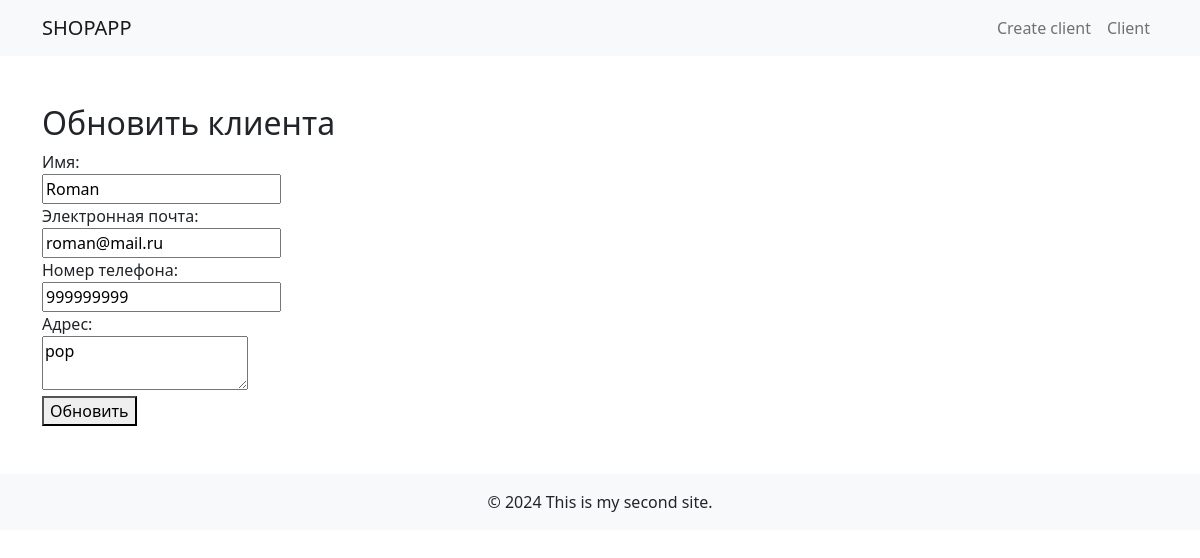
/clients/1/update/, run on the app's committed database.
### shopapp/models.py (models this page shows, shortened)
class Client(models.Model):
    name = models.CharField(max_length=100)
    email = models.EmailField()
    phone_number = models.CharField(max_length=15)
    address = models.CharField(max_length=200)
    registration_date = models.DateField(auto_now_add=True)

### shopapp/views.py (the view)
# urls.py: path('clients/<int:client_id>/update/', views.update_client_view, name='update_client'),
def update_client_view(request, client_id):
    client = Client.objects.get(id=client_id)
    if request.method == 'POST':
        form = ClientForm(request.POST, instance=client)
        if form.is_valid():
            form.save()
            return redirect('all_clients')
    else:
        form = ClientForm(instance=client)
    return render(request, 'shopapp/update_client.html', {'form': form, 'client': client})

### shopapp/forms.py
class ClientForm(forms.ModelForm):
    class Meta:
        model = Client
        fields = ['name', 'email', 'phone_number', 'address']

### shopapp/templates/shopapp/update_client.html (shortened to what this page needs)
{% extends 'shopapp/base.html' %}
{% block content %}
<h2>Обновить клиента</h2>
<form method="post">
    <label for="name">Имя:</label><br>
    <input type="text" id="name" name="name" value="{{ client.name }}"><br>
    <label for="email">Электронная почта:</label><br>
    <input type="email" id="email" name="email" value="{{ client.email }}"><br>
    <label for="phone_number">Номер телефона:</label><br>
    <input type="text" id="phone_number" name="phone_number" value="{{ client.phone_number }}"><br>
    <label for="address">Адрес:</label><br>
    <textarea id="address" name="address">{{ client.address }}</textarea><br>
    <button type="submit">Обновить</button>
</form>
{% endblock %}

### data on the page
Client: name "Roman", email "roman@mail.ru", phone_number "999999999", address "pop"
